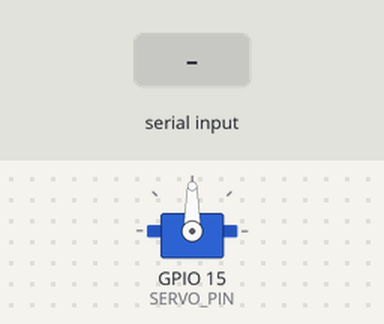
Recording of a program running on a simulated ESP32. On the bench: servo. Inputs (shaded band) come from the test bench.

Above: at 1.2 s.
1.3 s: "P" received over the second serial link
At 1.55 s:
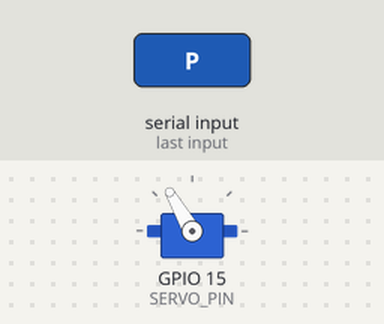
At 2.4 s:
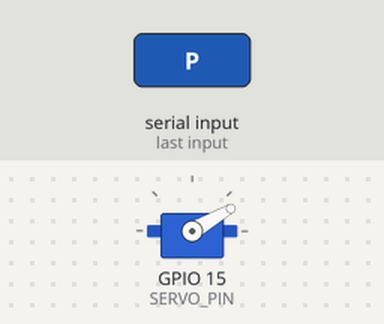
3.3 s: "D" received over the second serial link
At 4.7 s:
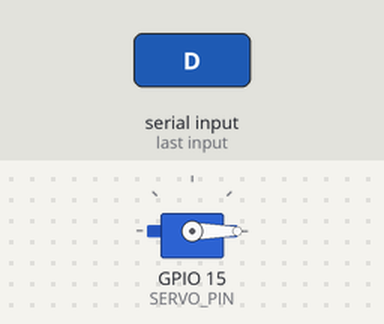
Timing chart, 0 to 6.3 s (numbered marks = the images above; inputs shaded):
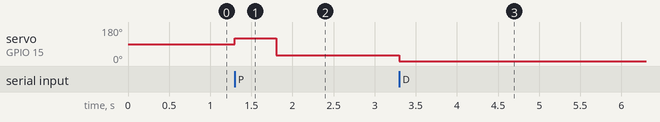

Measured:
- after the input at 1.3 s, servo on GPIO 15 (SERVO_PIN): 90° → 120° at once, → 30° 0.50 s later
- after the input at 3.3 s, servo on GPIO 15 (SERVO_PIN): 30° → 0° at once

The program:

main.cpp
```cpp
#include <Arduino.h>
#include <ESP32Servo.h>

// create servo object to control a servo
Servo GRIPPER;
int OPEN_POSITION = 0;
int CLOSED_POSITION = 120;
char COMMAND = 'A';
// Recommended PWM GPIO pins on the ESP32 include 2,4,12-19,21-23,25-27,32-33
#define SERVO_PIN 15
#define RXD2 16
#define TXD2 17

void setup() {
	Serial.begin(9600);
	Serial2.begin(9600, SERIAL_8N1, RXD2, TXD2);
	// Allow allocation of all timers
	ESP32PWM::allocateTimer(0);
	ESP32PWM::allocateTimer(1);
	ESP32PWM::allocateTimer(2);
	ESP32PWM::allocateTimer(3);
	// standard 50 hz servo
	GRIPPER.setPeriodHertz(50);
	// attaches the servo on pin 18 to the servo object
	GRIPPER.attach(SERVO_PIN, 500, 2400);
	// using default min/max of 1000us and 2000us
	// different servos may require different min/max settings
	// for an accurate 0 to 180 sweep
}

void loop() {
	if (Serial2.available()) {
		COMMAND = char(Serial2.read());
		if (COMMAND == 'P') {
			GRIPPER.write(CLOSED_POSITION);
			delay(500);
			GRIPPER.write(30);
			// Serial2.print("Received Command!");
			// Serial2.print("\n");
		} else if (COMMAND == 'D'){
			GRIPPER.write(OPEN_POSITION);
			// Serial2.print("Received Command!");
			// Serial2.print("\n");
		}
	}
}
```
